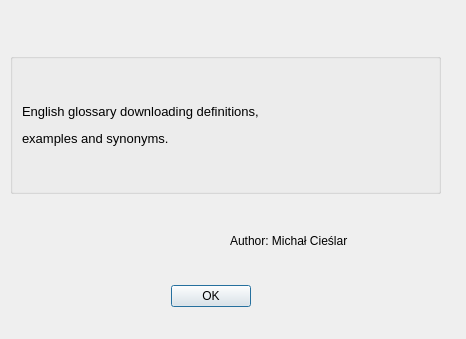
<?xml version="1.0" encoding="UTF-8"?>
<ui version="4.0">
 <class>glossary::gui::view::AboutDialog</class>
 <widget class="QDialog" name="glossary::gui::view::AboutDialog">
  <property name="geometry">
   <rect>
    <x>0</x>
    <y>0</y>
    <width>466</width>
    <height>339</height>
   </rect>
  </property>
  <property name="windowTitle">
   <string>About Glossary</string>
  </property>
  <widget class="QDialogButtonBox" name="buttonBox">
   <property name="geometry">
    <rect>
     <x>170</x>
     <y>280</y>
     <width>81</width>
     <height>32</height>
    </rect>
   </property>
   <property name="orientation">
    <enum>Qt::Horizontal</enum>
   </property>
   <property name="standardButtons">
    <set>QDialogButtonBox::Ok</set>
   </property>
  </widget>
  <widget class="QGroupBox" name="groupBox">
   <property name="geometry">
    <rect>
     <x>10</x>
     <y>53</y>
     <width>431</width>
     <height>141</height>
    </rect>
   </property>
   <property name="title">
    <string/>
   </property>
   <layout class="QGridLayout" name="gridLayout">
    <item row="0" column="0">
     <widget class="QLabel" name="labelGlossaryDescription">
      <property name="text">
       <string>&lt;html&gt;&lt;head/&gt;&lt;body&gt;&lt;p&gt;&lt;span style=&quot; font-size:10pt;&quot;&gt;English glossary downloading definitions, &lt;/span&gt;&lt;/p&gt;&lt;p&gt;&lt;span style=&quot; font-size:10pt;&quot;&gt;examples and synonyms.&lt;/span&gt;&lt;/p&gt;&lt;/body&gt;&lt;/html&gt;</string>
      </property>
     </widget>
    </item>
    <item row="0" column="1">
     <widget class="QLabel" name="labelGlossaryIcon">
      <property name="sizePolicy">
       <sizepolicy hsizetype="Fixed" vsizetype="Fixed">
        <horstretch>0</horstretch>
        <verstretch>0</verstretch>
       </sizepolicy>
      </property>
      <property name="minimumSize">
       <size>
        <width>100</width>
        <height>100</height>
       </size>
      </property>
      <property name="maximumSize">
       <size>
        <width>100</width>
        <height>100</height>
       </size>
      </property>
      <property name="text">
       <string/>
      </property>
     </widget>
    </item>
   </layout>
  </widget>
  <widget class="QLabel" name="label">
   <property name="geometry">
    <rect>
     <x>230</x>
     <y>230</y>
     <width>161</width>
     <height>21</height>
    </rect>
   </property>
   <property name="text">
    <string>Author: Michał Cieślar</string>
   </property>
  </widget>
 </widget>
 <resources/>
 <connections>
  <connection>
   <sender>buttonBox</sender>
   <signal>accepted()</signal>
   <receiver>glossary::gui::view::AboutDialog</receiver>
   <slot>accept()</slot>
   <hints>
    <hint type="sourcelabel">
     <x>248</x>
     <y>254</y>
    </hint>
    <hint type="destinationlabel">
     <x>157</x>
     <y>274</y>
    </hint>
   </hints>
  </connection>
  <connection>
   <sender>buttonBox</sender>
   <signal>rejected()</signal>
   <receiver>glossary::gui::view::AboutDialog</receiver>
   <slot>reject()</slot>
   <hints>
    <hint type="sourcelabel">
     <x>316</x>
     <y>260</y>
    </hint>
    <hint type="destinationlabel">
     <x>286</x>
     <y>274</y>
    </hint>
   </hints>
  </connection>
 </connections>
</ui>
